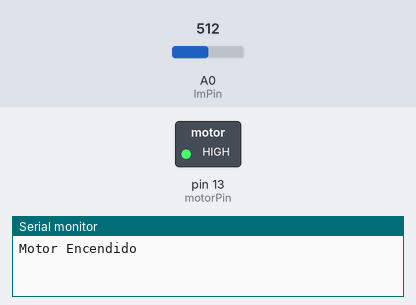
Simulated run of this sketch. Board: Arduino Uno, built with avr-gcc and run on an emulated ATmega328P. Shown: switched loads named in the sketch (green lamp = pin HIGH), the last lines printed to the serial monitor. Inputs (shaded band) come from the test bench; at power-on: A0 (lmPin) = 512.

Above: at 1.2 s.
1.3 s: A0 (lmPin) set to 54
2.8 s: A0 (lmPin) set to 46
At 4.1 s:
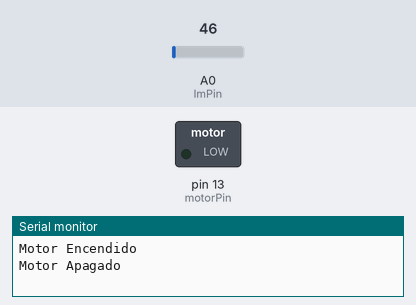
4.5 s: A0 (lmPin) set to 122
At 5.2 s:
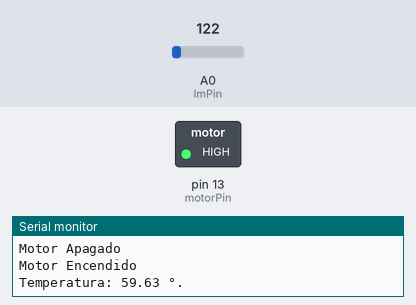
6.6 s: A0 (lmPin) set to 0
At 6.9 s:
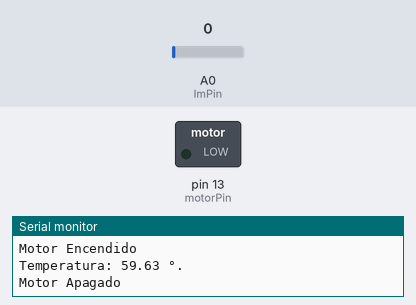
Timing chart, 0 to 9.1 s (numbered marks = the images above; inputs shaded):
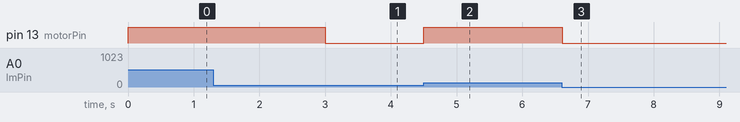

The sketch:

Clase_5.ino
```cpp
const int lmPin = A0;
const int motorPin = 13;

const double tempIdeal = 25.0;
const double tempError = 1.0;

bool estadoMotor = false;

unsigned long lastPrint = 0;
const int intervalo = 5000;

void setup() {
  // put your setup code here, to run once:
  pinMode (motorPin,OUTPUT);
  Serial.begin(9600);
  while(!Serial);

}

void loop() {
  // put your main code here, to run repeatedly:

  int analog = 0;
  double temp = 0;
  unsigned  long currentTime = 0;

  analog = analogRead(lmPin);
  temp = analog* 5000.0  /1023.0 /10.0;  //5V -> 1023

  currentTime = millis();

  if (currentTime - lastPrint > intervalo)
  {
    Serial.print("Temperatura: ");
    Serial.print(temp);
    Serial.println(" °.");
    lastPrint = currentTime;
  }

  if (temp >= tempIdeal + tempError && estadoMotor == false)
  {
    digitalWrite(motorPin, HIGH);
    Serial.println("Motor Encendido");
    estadoMotor = true;
  }
  else if (temp <=tempIdeal - tempError && estadoMotor == true)
  {
    digitalWrite(motorPin, LOW);
    Serial.println("Motor Apagado");
    estadoMotor = false;
  }

  delay(300);

}
```

Measured:
- the behaviour switches between 50 and 49 on A0 (lmPin) (found by bisection; images 0 and 1)
- after the input at 1.3 s, every drawn part: stays the same
- after the input at 2.8 s, pin 13 (motorPin): HIGH → LOW after 0.20 s
- after the input at 4.5 s, pin 13 (motorPin): LOW → HIGH at once
- after the input at 6.6 s, pin 13 (motorPin): HIGH → LOW at once
